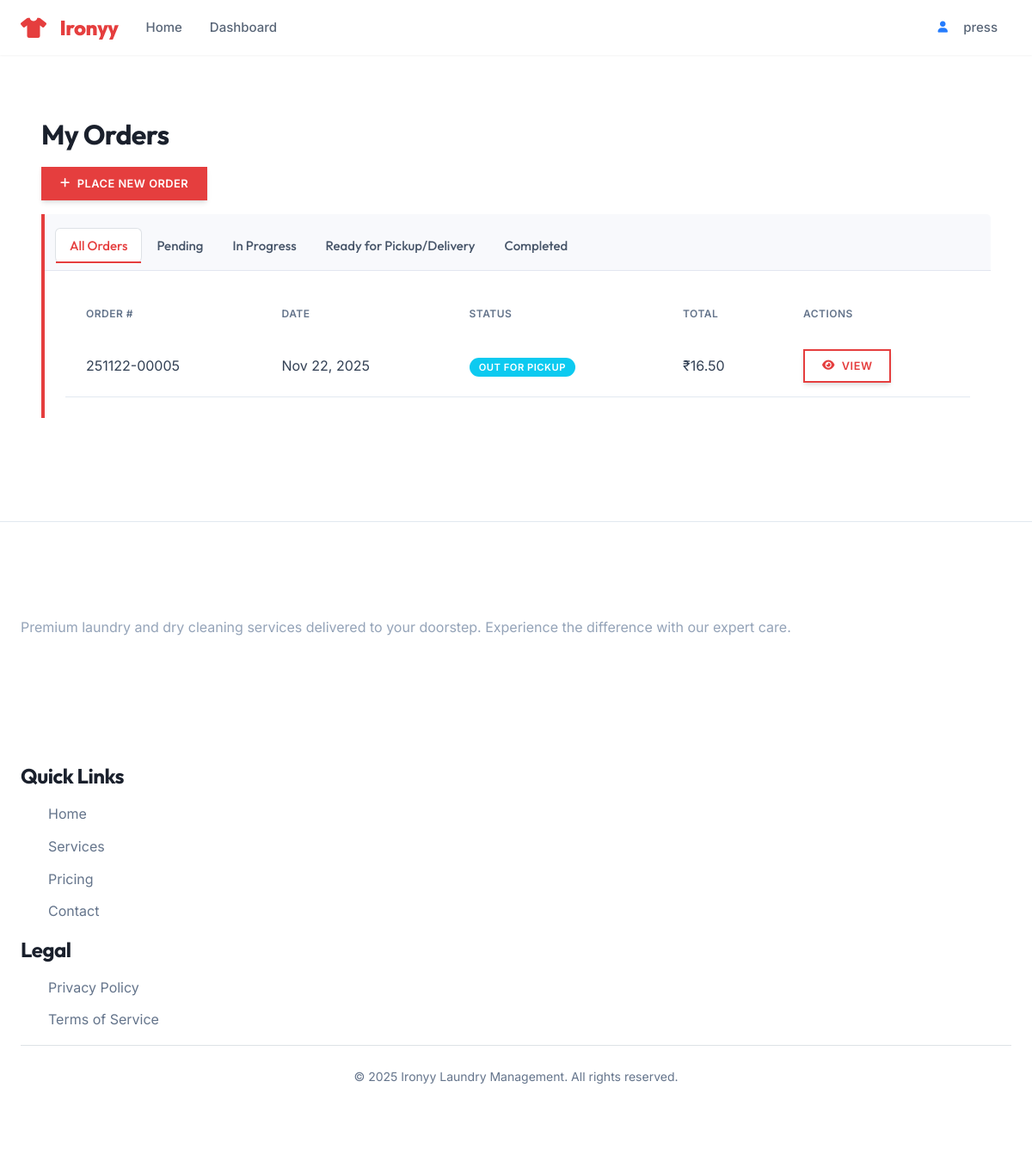
Screenshot of /orders/dashboard/ (signed in) with the database file from the repository.
### accounts/models.py (models this page shows, shortened)
class User(AbstractUser):
    class Role(models.TextChoices):
        CUSTOMER = 'CUSTOMER', _('Customer')
        PRESS = 'PRESS', _('Press Person')
        DELIVERY = 'DELIVERY', _('Delivery Partner')
        ADMIN = 'ADMIN', _('Admin')
    username = None
    email = models.EmailField(
        _('email address'),
        unique=True,
        error_messages={
            'unique': _('A user with that email already exists.'),
        },
    )
    role = models.CharField(
        _('user role'),
        max_length=20,
        choices=Role.choices,
        default=Role.CUSTOMER,
        help_text=_('Designates the role of the user in the system.')
    )
    phone_regex = RegexValidator(
        regex=r'^\+?1?\d{9,15}$',
        message=_("Phone number must be entered in the format: '+999999999'. Up to 15 digits allowed.")
    )
    phone_number = models.CharField(
        _('phone number'),
        validators=[phone_regex],
        max_length=17,
        blank=True,
        null=True,
        help_text=_('Enter a valid phone number (e.g., +1234567890)')
    )
    is_active = models.BooleanField(
        _('active'),
        default=True,
        help_text=_(
            'Designates whether this user should be treated as active. '
            'Unselect this instead of deleting accounts.'
        ),
    )
    email_verified = models.BooleanField(
        _('email verified'),
        default=False,
        help_text=_('Designates whether this user has verified their email address.')
    )
    date_joined = models.DateTimeField(_('date joined'), default=timezone.now)
    last_login = models.DateTimeField(_('last login'), blank=True, null=True)
    updated_at = models.DateTimeField(_('updated at'), auto_now=True)
    USERNAME_FIELD = 'email'
    REQUIRED_FIELDS = ['first_name', 'last_name']
    objects = UserManager()
    class Meta(AbstractUser.Meta):
        verbose_name = _('user')
        verbose_name_plural = _('users')
        ordering = ['-date_joined']
        swappable = 'AUTH_USER_MODEL'
        permissions = [
            ('view_dashboard', 'Can view dashboard'),
            ('manage_users', 'Can manage users'),
            ('manage_orders', 'Can manage orders'),
        ]
    def get_short_name(self):
        return self.first_name or self.email.split('@')[0]
    @property
    def is_customer(self):
        return self.role == self.Role.CUSTOMER

### orders/models.py (models this page shows, shortened)
class Order(models.Model):
    class Status(models.TextChoices):
        DRAFT = 'draft', _('Draft')
        PENDING = 'pending', _('Pending Payment')
        CONFIRMED = 'confirmed', _('Confirmed')
        SCHEDULED_FOR_PICKUP = 'scheduled_for_pickup', _('Scheduled for Pickup')
        OUT_FOR_PICKUP = 'out_for_pickup', _('Out for Pickup')
        PICKED_UP = 'picked_up', _('Picked Up')
        PROCESSING = 'processing', _('In Progress')
        READY = 'ready', _('Ready for Delivery')
        OUT_FOR_DELIVERY = 'out_for_delivery', _('Out for Delivery')
        COMPLETED = 'completed', _('Completed')
        CANCELLED = 'cancelled', _('Cancelled')
        REFUNDED = 'refunded', _('Refunded')
        FAILED = 'failed', _('Failed')
    class PaymentStatus(models.TextChoices):
        PENDING = 'pending', _('Pending')
        AUTHORIZED = 'authorized', _('Authorized')
        PAID = 'paid', _('Paid')
        PARTIALLY_REFUNDED = 'partially_refunded', _('Partially Refunded')
        REFUNDED = 'refunded', _('Refunded')
        VOIDED = 'voided', _('Voided')
        FAILED = 'failed', _('Failed')
    class DeliveryType(models.TextChoices):
        PICKUP = 'pickup', _('Pickup')
        DELIVERY = 'delivery', _('Delivery')
    customer = models.ForeignKey(
        User,
        on_delete=models.PROTECT,
        related_name='orders',
        verbose_name=_('customer')
    )
    order_number = models.CharField(
        _('order number'),
        max_length=20,
        unique=True,
        db_index=True
    )
    status = models.CharField(
        _('status'),
        max_length=20,
        choices=Status.choices,
        default=Status.DRAFT,
        db_index=True
    )
    payment_status = models.CharField(
        _('payment status'),
        max_length=20,
        choices=PaymentStatus.choices,
        default=PaymentStatus.PENDING,
        db_index=True
    )
    delivery_type = models.CharField(
        _('delivery type'),
        max_length=10,
        choices=DeliveryType.choices,
        default=DeliveryType.PICKUP
    )
    pickup_address = models.TextField(_('pickup address'), blank=True)
    delivery_address = models.TextField(_('delivery address'), blank=True)
    preferred_pickup_date = models.DateField(_('preferred pickup date'), null=True, blank=True)
    preferred_delivery_date = models.DateField(_('preferred delivery date'), null=True, blank=True)
    subtotal = models.DecimalField(
        _('subtotal'),
        max_digits=10,
        decimal_places=2,
        default=Decimal('0.00')
    )
    tax_amount = models.DecimalField(
        _('tax amount'),
        max_digits=10,
        decimal_places=2,
        default=Decimal('0.00')
    )
    shipping_cost = models.DecimalField(
        _('shipping cost'),
        max_digits=10,
        decimal_places=2,
        default=Decimal('0.00')
    )
    discount_amount = models.DecimalField(
        _('discount amount'),
        max_digits=10,
        decimal_places=2,
        default=Decimal('0.00')
    )
    total_amount = models.DecimalField(
        _('total amount'),
        max_digits=10,
        decimal_places=2,
        default=Decimal('0.00')
    )
    assigned_staff = models.ForeignKey(
        User,
        on_delete=models.SET_NULL,
        null=True,
        blank=True,
        related_name='assigned_orders',
        verbose_name=_('assigned staff')
    )
    delivery_person = models.ForeignKey(
        User,
        on_delete=models.SET_NULL,
        null=True,
        blank=True,
        related_name='delivery_orders',
        verbose_name=_('delivery person')
    )
    created_at = models.DateTimeField(_('created at'), auto_now_add=True)
    updated_at = models.DateTimeField(_('updated at'), auto_now=True)
    confirmed_at = models.DateTimeField(_('confirmed at'), null=True, blank=True)
    completed_at = models.DateTimeField(_('completed at'), null=True, blank=True)
    cancelled_at = models.DateTimeField(_('cancelled at'), null=True, blank=True)
    special_instructions = models.TextField(_('special instructions'), blank=True)
    internal_notes = models.TextField(_('internal notes'), blank=True)
    cancellation_reason = models.TextField(_('cancellation reason'), blank=True)
    payment_method = models.CharField(_('payment method'), max_length=50, blank=True)
    payment_reference = models.CharField(_('payment reference'), max_length=100, blank=True)
    payment_date = models.DateTimeField(_('payment date'), null=True, blank=True)
    class Meta:
        ordering = ['-created_at']

### orders/views_dashboards.py (the view, shortened to what this page needs)
# urls.py: path('dashboard/', CustomerDashboardView.as_view(), name='customer_dashboard'),
class CustomerDashboardView(LoginRequiredMixin, ListView):
    model = Order
    template_name = 'orders/customer_dashboard.html'
    context_object_name = 'orders'
    paginate_by = 10
    def get_queryset(self):
        queryset = Order.objects.filter(customer=self.request.user)
        status = self.request.GET.get('status')
        return queryset.order_by('-created_at')
    def get_context_data(self, **kwargs):
        context = super().get_context_data(**kwargs)
        context['active_tab'] = 'dashboard'
        return context

### orders/templates/orders/customer_dashboard.html (shortened to what this page needs)
{% extends 'orders/base_orders.html' %}
{% load static %}
{% block content %}
<div class="container mt-4">
    <div class="row">
        <div class="col-md-12">
            <h2>My Orders</h2>
            <a href="{% url 'orders:create' %}" class="btn btn-primary mb-3">
                <i class="fas fa-plus"></i> Place New Order
            </a>
            <div class="card">
                <div class="card-header">
                    <ul class="nav nav-tabs card-header-tabs">
                        <li class="nav-item">
                            <a class="nav-link {% if not request.GET.status %}active{% endif %}"
                               href="{% url 'orders:customer_dashboard' %}">All Orders</a>
                        </li>
                        <li class="nav-item">
                            <a class="nav-link {% if request.GET.status == 'pending' %}active{% endif %}"
                               href="?status=pending">Pending</a>
                        </li>
                        <li class="nav-item">
                            <a class="nav-link {% if request.GET.status == 'in_progress' %}active{% endif %}"
                               href="?status=in_progress">In Progress</a>
                        </li>
                        <li class="nav-item">
                            <a class="nav-link {% if request.GET.status == 'ready' %}active{% endif %}"
                               href="?status=ready">Ready for Pickup/Delivery</a>
                        </li>
                        <li class="nav-item">
                            <a class="nav-link {% if request.GET.status == 'completed' %}active{% endif %}"
                               href="?status=completed">Completed</a>
                        </li>
                    </ul>
                </div>
                <div class="card-body">
                    {% if orders %}
                        <div class="table-responsive">
                            <table class="table table-hover">
                                <thead>
                                    <tr>
                                        <th>Order #</th>
                                        <th>Date</th>
                                        <th>Status</th>
                                        <th>Total</th>
                                        <th>Actions</th>
                                    </tr>
                                </thead>
                                <tbody>
                                    {% for order in orders %}
                                    <tr>
                                        <td>{{ order.order_number }}</td>
                                        <td>{{ order.created_at|date:"M d, Y" }}</td>
                                        <td>
                                            <span class="badge {% if order.status == 'completed' %}bg-success{% elif order.status == 'cancelled' %}bg-danger{% else %}bg-info{% endif %}">
                                                {{ order.get_status_display }}
                                            </span>
                                        </td>
                                        <td>₹{{ order.total_amount|floatformat:2 }}</td>
                                        <td>
                                            <a href="{% url 'orders:detail' order.pk %}" class="btn btn-sm btn-outline-primary">
                                                <i class="fas fa-eye"></i> View
                                            </a>
                                        </td>
                                    </tr>
                                    {% endfor %}
                                </tbody>
                            </table>
                        </div>
                    {% endif %}
                </div>
            </div>
        </div>
    </div>
</div>
{% endblock %}

### templates/base.html (shortened to what this page needs)
<!DOCTYPE html>
{% load static %}
<html lang="en">
<head>
    <link href="https://cdn.jsdelivr.net/npm/bootstrap@5.3.0/dist/css/bootstrap.min.css" rel="stylesheet">
    <link href="https://cdnjs.cloudflare.com/ajax/libs/font-awesome/6.0.0/css/all.min.css" rel="stylesheet">
    <link href="{% static 'css/style.css' %}" rel="stylesheet">
    {% block extra_css %}{% endblock %}
</head>
<body>
    <nav class="navbar navbar-expand-lg">
        <div class="container">
            <a class="navbar-brand" href="{% url 'dashboard:home' %}">
                <i class="fas fa-tshirt me-2"></i>Ironyy
            </a>
            <div class="collapse navbar-collapse" id="navbarNav">
                <ul class="navbar-nav me-auto">
                    <li class="nav-item">
                        <a class="nav-link" href="{% url 'dashboard:home' %}">Home</a>
                    </li>
                    {% if user.is_authenticated %}
                    <li class="nav-item">
                        <a class="nav-link" href="{% url 'dashboard:home' %}">
                            {% if user.is_customer %}My Orders{% else %}Dashboard{% endif %}
                        </a>
                    </li>
                    {% endif %}
                </ul>
                <ul class="navbar-nav nav-actions">
                    {% if user.is_authenticated %}
                    <li class="nav-item dropdown">
                        <a class="nav-link dropdown-toggle" href="#" id="userDropdown" role="button"
                            data-bs-toggle="dropdown" aria-expanded="false">
                            <div class="d-inline-flex align-items-center gap-2">
                                <div class="avatar-circle bg-primary-50 text-primary rounded-circle d-flex align-items-center justify-content-center"
                                    style="width: 32px; height: 32px;">
                                    <i class="fas fa-user small"></i>
                                </div>
                                <span>{{ user.get_short_name|default:user.email }}</span>
                            </div>
                        </a>
                    </li>
                    {% endif %}
                </ul>
            </div>
        </div>
    </nav>
    <main class="py-5">
        <div class="container">
            {% block content %}{% endblock %}
        </div>
    </main>
    <footer class="site-footer">
        <div class="container">
            <div class="footer-content">
                <div class="footer-about">
                    <a href="{% url 'dashboard:home' %}" class="footer-logo">
                        <i class="fas fa-tshirt me-2"></i>Ironyy
                    </a>
                    <p class="footer-about-text">
                        Premium laundry and dry cleaning services delivered to your doorstep.
                        Experience the difference with our expert care.
                    </p>
                    <div class="footer-social">
                        <a href="#" class="social-link"><i class="fab fa-facebook-f"></i></a>
                        <a href="#" class="social-link"><i class="fab fa-twitter"></i></a>
                        <a href="#" class="social-link"><i class="fab fa-instagram"></i></a>
                    </div>
                </div>
                <div>
                    <h4 class="footer-title">Quick Links</h4>
                    <ul class="footer-menu">
                        <li><a href="{% url 'dashboard:home' %}"
                                class="text-decoration-none text-muted hover-primary">Home</a></li>
                        <li><a href="#" class="text-decoration-none text-muted hover-primary">Services</a></li>
                        <li><a href="#" class="text-decoration-none text-muted hover-primary">Pricing</a></li>
                        <li><a href="#" class="text-decoration-none text-muted hover-primary">Contact</a></li>
                    </ul>
                </div>
                <div>
                    <h4 class="footer-title">Legal</h4>
                    <ul class="footer-menu">
                        <li><a href="#" class="text-decoration-none text-muted hover-primary">Privacy Policy</a></li>
                        <li><a href="#" class="text-decoration-none text-muted hover-primary">Terms of Service</a></li>
                    </ul>
                </div>
            </div>
            <div class="border-top border-gray-800 pt-4 pb-4 text-center">
                <p class="mb-0 text-muted small">&copy; {% now "Y" %} Ironyy Laundry Management. All rights reserved.
                </p>
            </div>
        </div>
    </footer>
</body>
</html>

### rows the page displays
User: get_short_name "press"
Order: order_number "251122-00005", created_at "Nov 22, 2025", status "OUT FOR PICKUP", total_amount "16.50"
